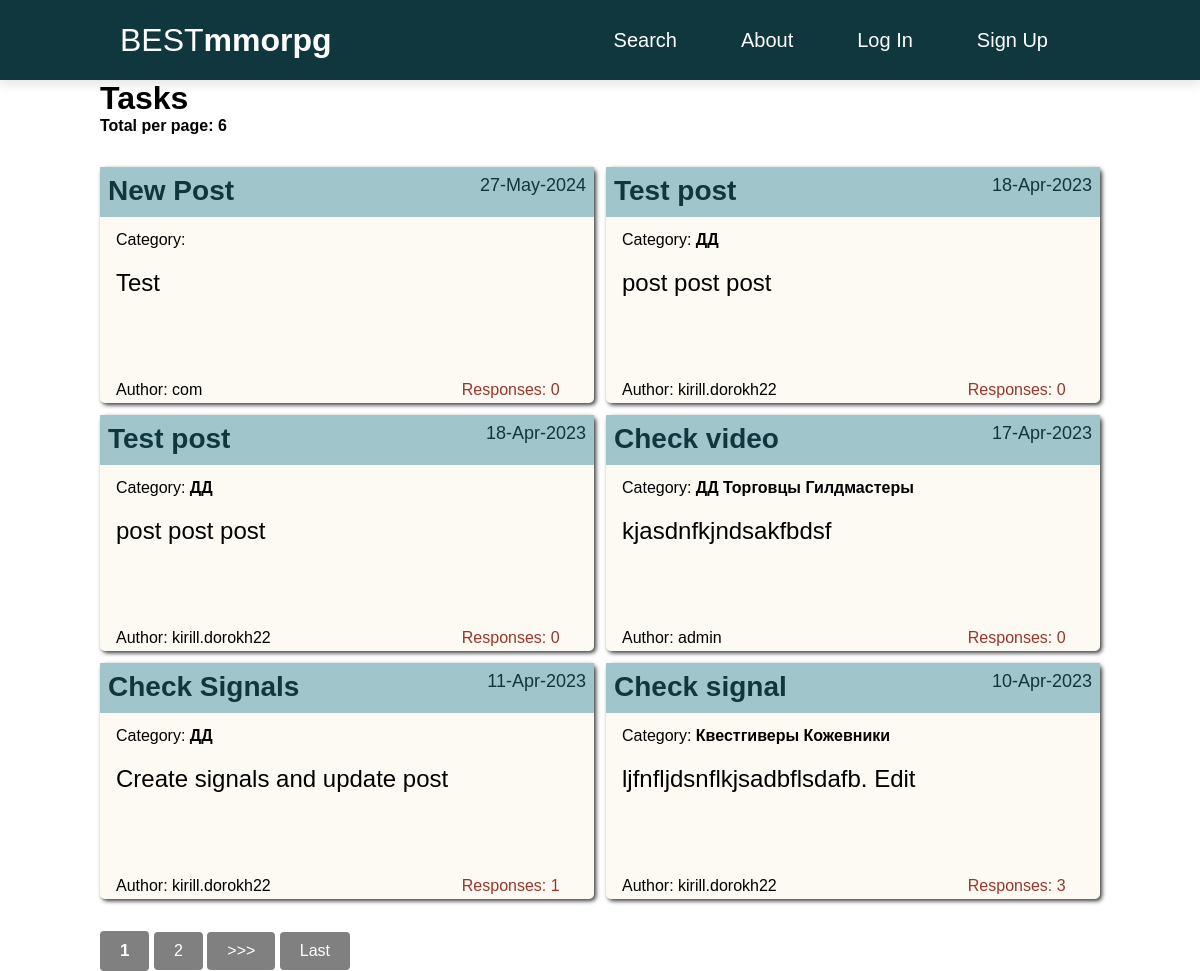
The page / on the database its author committed.
### posts/models.py (models this page shows, shortened)
class Post(models.Model):
    author = models.ForeignKey(CustomUser, on_delete=models.CASCADE)
    title = models.CharField(max_length=255)
    body = models.TextField()
    post_time = models.DateTimeField(auto_now_add=True)
    category = models.ManyToManyField(Category)
    def get_absolute_url(self):
        return reverse('post_detail', args=[str(self.id)])

class Category(models.Model):
    name = models.CharField(max_length=255, unique=True)
    def __str__(self):
        return self.name

### accounts/models.py (models this page shows)
class CustomUser(AbstractUser):
    def get_absolute_url(self):
        return reverse('profile', args=[str(self.id)])

### posts/views.py (the view)
# urls.py: path('', PostListView.as_view(), name='home'),
class PostListView(ListView):
    model = Post
    ordering = '-post_time'
    context_object_name = 'posts'
    template_name = 'posts/home.html'
    paginate_by = 6

### posts/templatetags/custom_filters.py (called while the page is built)
@register.filter
def hide_forbidden(value):
    words = value.split()
    result = []
    forbidden_words = ['fuck', 'fucked', 'fucking', 'nigger', 'niggers', 'whore', 'whores', 'slut', 'sluts',
                       'bitch', 'freak', 'douchebag', 'faggot', 'homo', 'prick', 'dick', 'cunt', 'pussy']
    for word in words:
        if word in forbidden_words:
            result.append(word[0] + "*"*(len(word)-2) + word[-1])
        else:
            result.append(word)
    return " ".join(result)

### posts/templatetags/custom_tags.py (called while the page is built)
@register.simple_tag(takes_context=True)
def url_replace(context, **kwargs):
    d = context['request'].GET.copy()
    for k, v in kwargs.items():
        d[k] = v
    return d.urlencode()        # кодируем параметры в формат, который может быть указан в строке браузера

### templates/posts/home.html (shortened to what this page needs)
{% extends 'base.html' %}
{% load custom_filters %}
{% load custom_tags %}
{% block content %}
    <h1>Tasks</h1>
    <h4>Total per page: {{ posts|length }} </h4>
    {% if posts %}
        <div class="posts">
            {% for post in posts %}
                <a href="{{ post.get_absolute_url }}">
                    <div class="post-entry">
                        <h2 class="post-title">{{ post.title | hide_forbidden}}</h2>
                        <div class="post-time"><p>{{ post.post_time | date:'d-M-Y'}}</p></div>
                        <p class="post-category">Category: <span>{% for category in post.category.all %} {{ category }}{% endfor %}</span></p>
                        {% with truncated_body=post.body|striptags|safe|truncatechars:50 %}
                            <div class="post-text"><p>{{ truncated_body }}</p></div>
                        {% endwith %}
                        <p class="post-author">Author: {{ post.author }}</p>
                        <div class="post-footer">
                            <p>Responses: {{ post.comments.count }}</p>
                        </div>
                    </div>
                </a>
            {% endfor %}
        </div>
        <div class="pagin">
        {% if is_paginated %}
            {% for num in page_obj.paginator.page_range %}
                {% if page_obj.number == num %}
                    <a class="button"><span>{{ num }}</span></a>
                {% elif num > page_obj.number|add:'-2' and num < page_obj.number|add:'2' %}
                    <a class="button" href="?{% url_replace page=num %}">{{ num }}</a>
                {% endif %}
            {% endfor %}
            {% if page_obj.has_next %}
                <a class="button" href="?{% url_replace page=page_obj.next_page_number  %}">>>></a>
                <a class="button" href="?{% url_replace page=page_obj.paginator.num_pages %}">Last</a>
            {% endif %}
        {% endif %}
        </div>
    {% else %}
        <h3>No Tasks</h3>
    {% endif %}
{% endblock content %}

### static/css/style.css (style rules this page uses)
*, *:before, *:after { margin: 0; padding: 0; box-sizing: border-box; font-family: 'Source Sans Pro', sans-serif; text-decoration: none; }
.posts { display: grid; margin: 2rem auto; grid-template-columns: 1fr 1fr; grid-template-rows: 1fr; grid-gap: 1vw; }
.post-entry { display: grid; row-gap: 1vw; grid-template-columns: 70% 30%; grid-template-rows: 50px 20px 100px 30px; border-radius: 5px; background-color: rgba(243, 228, 193, 0.2); box-shadow: 2px 2px 4px 0px rgb(56, 56, 56); transition: .3s; cursor: pointer; color: black; }
.post-title { color: #10373E; padding: 0.5rem 0.5rem; background-color: #A0C5CB; font-size: 28px; }
.post-time { color: #10373E; background-color: #A0C5CB; font-size: 18px; align-self: stretch; padding: 0.5rem 0.5rem; }
.post-time p { text-align: end; }
.post-text { grid-column: 1/span 2; grid-row: 3/span 1; font-size: 24px; padding: 0.5rem 1rem; }
.post-category { grid-column: 1/span 2; grid-row: 2/span 1; padding: 0.1rem 1rem; }
.post-category span { font-weight: 900; }
.post-author { grid-column: 1/span 1; grid-row: 4/span 1; padding: 0.5rem 1rem; }
.post-footer { grid-column: 2/span 1; grid-row: 4/span 1; padding: 0.5rem 1rem; }
.post-footer p { color: #9B342A; }
.post-entry p { margin: 0; font-weight: 400; }
a.button { display: inline-block; padding: 10px 20px; background-color: grey; color: #fff; border-radius: 4px; text-decoration: none; transition: 0.3s; }
a.button span { font-size: 17px; font-weight: 900; }

### rows shown on the page
Post: title|hide_forbidden "New Post", post_time "27-May-2024", body "Test", author "com", comments.count "0"
Post: title|hide_forbidden "Test post", post_time "18-Apr-2023", body "post post post", author "kirill.dorokh22", comments.count "0"
Category: name "ДД"
Post: title|hide_forbidden "Test post", post_time "18-Apr-2023", body "post post post", author "kirill.dorokh22", comments.count "0"
Post: title|hide_forbidden "Check video", post_time "17-Apr-2023", body "kjasdnfkjndsakfbdsf", author "admin", comments.count "0"
Category: name "Торговцы"
Category: name "Гилдмастеры"
Post: title|hide_forbidden "Check Signals", post_time "11-Apr-2023", body "Create signals and update post", author "kirill.dorokh22", comments.count "1"
Post: title|hide_forbidden "Check signal", post_time "10-Apr-2023", body "ljfnfljdsnflkjsadbflsdafb. Edit", author "kirill.dorokh22", comments.count "3"
Category: name "Квестгиверы"
Category: name "Кожевники"

### other values the page prints
{{ posts|length }} "6"
{{ num }} "1"
{{ num }} "2"
